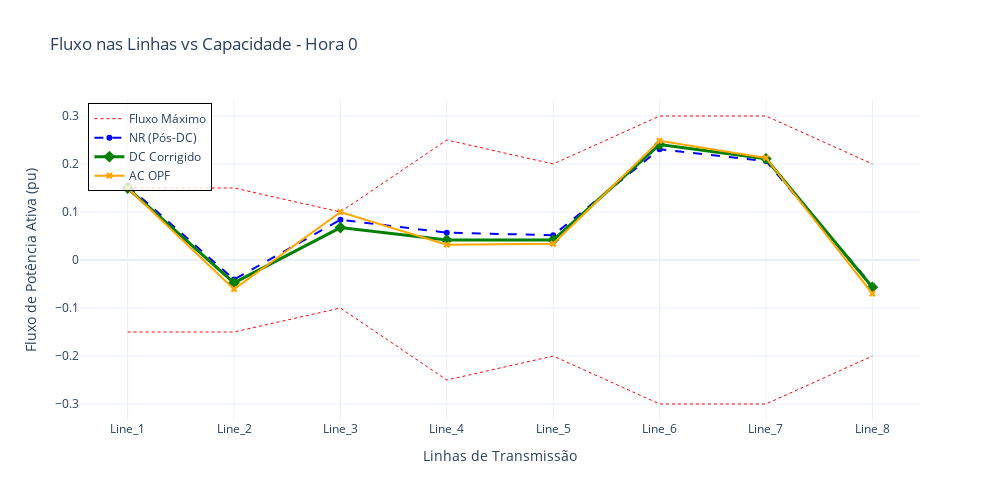

Notebook source saved alongside this figure:
### Code cell
# --- 1. Configuração e Tratamento de Dados ---
h_plot = 0  # Escolha a hora que quiser analisar

# Recupera os nomes e os limites INDIVIDUAIS de cada linha
line_names = [l.name for l in NET.lines]
limits     = np.array([l.flow_max_pu for l in NET.lines])

# Garante que os dados de fluxo estão em numpy array para indexação [h_plot]
f_nr   = np.array(flows_out_nr)
f_corr = np.array(flows_out_dc_corr)
f_ac   = np.array(flows_out_ac)

fig = go.Figure()

# --- 2. Plota os Limites (O "Envelope") ---
# Limite Superior (P_max)
fig.add_trace(go.Scatter(
    x=line_names, 
    y=limits,
    mode='lines', 
    name='Fluxo Máximo',
    line=dict(color='red', width=1, dash='dot'), # Linha pontilhada vermelha
    hoverinfo='y+name'
))

# Limite Inferior (-P_max)
fig.add_trace(go.Scatter(
    x=line_names, 
    y=-limits,
    mode='lines', 
    name='Fluxo Mínimo',
    line=dict(color='red', width=1, dash='dot'),
    showlegend=False, # Não precisa poluir a legenda duas vezes
    hoverinfo='skip'
))

# --- 3. Plota os Fluxos dos Métodos ---

# NR (Estado Inicial/Violado)
fig.add_trace(go.Scatter(
    x=line_names, 
    y=f_nr[h_plot],
    mode='lines+markers', 
    name='NR (Pós-DC)',
    line=dict(color='blue', width=2, dash='dash'),
    marker=dict(symbol='circle')
))

# DC Corrigido (Sua Solução MinDeviation)
fig.add_trace(go.Scatter(
    x=line_names, 
    y=f_corr[h_plot],
    mode='lines+markers', 
    name='DC Corrigido',
    line=dict(color='green', width=3),
    marker=dict(size=9, symbol='diamond')
))

# AC OPF (Referência Ideal)
fig.add_trace(go.Scatter(
    x=line_names, 
    y=f_ac[h_plot],
    mode='lines+markers', 
    name='AC OPF',
    line=dict(color='orange', width=2),
    marker=dict(symbol='x')
))

# --- 4. Layout Quadrado e Limpo ---
fig.update_layout(
    title=f"Fluxo nas Linhas vs Capacidade - Hora {h_plot}",
    xaxis_title="Linhas de Transmissão",
    yaxis_title="Fluxo de Potência Ativa (pu)",
    
    # Deixa o gráfico quadrado
    width=1000,
    height=500,
    autosize=False,
    
    template="plotly_white",
    hovermode="x unified", # Mostra todos os valores ao passar o mouse numa linha
    legend=dict(
        x=0.01, y=0.99, 
        bgcolor='rgba(255, 255, 255, 0.8)',
        bordercolor="Black",
        borderwidth=1
    )
)

fig.show()

### Figure 1 — Plotly figure (JSON) as saved in the notebook; plotly's stock layout.template omitted (floating-point values rounded to 4 significant figures)
{"data": [{"hoverinfo": "y+name", "line": {"color": "red", "dash": "dot", "width": 1}, "mode": "lines", "name": "Fluxo Máximo", "type": "scatter", "x": ["Line_1", "Line_2", "Line_3", "Line_4", "Line_5", "Line_6", "Line_7", "Line_8"], "y": [0.15, 0.15, 0.1, 0.25, 0.2, 0.3, 0.3, 0.2]}, {"hoverinfo": "skip", "line": {"color": "red", "dash": "dot", "width": 1}, "mode": "lines", "name": "Fluxo Mínimo", "showlegend": false, "type": "scatter", "x": ["Line_1", "Line_2", "Line_3", "Line_4", "Line_5", "Line_6", "Line_7", "Line_8"], "y": [-0.15, -0.15, -0.1, -0.25, -0.2, -0.3, -0.3, -0.2]}, {"line": {"color": "blue", "dash": "dash", "width": 2}, "marker": {"symbol": "circle"}, "mode": "lines+markers", "name": "NR (Pós-DC)", "type": "scatter", "x": ["Line_1", "Line_2", "Line_3", "Line_4", "Line_5", "Line_6", "Line_7", "Line_8"], "y": [0.1547, -0.04074, 0.08392, 0.05691, 0.0516, 0.2307, 0.2061, -0.0537]}, {"line": {"color": "green", "width": 3}, "marker": {"size": 9, "symbol": "diamond"}, "mode": "lines+markers", "name": "DC Corrigido", "type": "scatter", "x": ["Line_1", "Line_2", "Line_3", "Line_4", "Line_5", "Line_6", "Line_7", "Line_8"], "y": [0.1499, -0.0476, 0.06752, 0.04147, 0.04164, 0.2406, 0.2109, -0.05673]}, {"line": {"color": "orange", "width": 2}, "marker": {"symbol": "x"}, "mode": "lines+markers", "name": "AC OPF", "type": "scatter", "x": ["Line_1", "Line_2", "Line_3", "Line_4", "Line_5", "Line_6", "Line_7", "Line_8"], "y": [0.15, -0.06063, 0.1, 0.03189, 0.03383, 0.2484, 0.2127, -0.06988]}], "layout": {"autosize": false, "height": 500, "hovermode": "x unified", "legend": {"bgcolor": "rgba(255, 255, 255, 0.8)", "bordercolor": "Black", "borderwidth": 1, "x": 0.01, "y": 0.99}, "title": {"text": "Fluxo nas Linhas vs Capacidade - Hora 0"}, "width": 1000, "xaxis": {"title": {"text": "Linhas de Transmissão"}}, "yaxis": {"title": {"text": "Fluxo de Potência Ativa (pu)"}}}}
